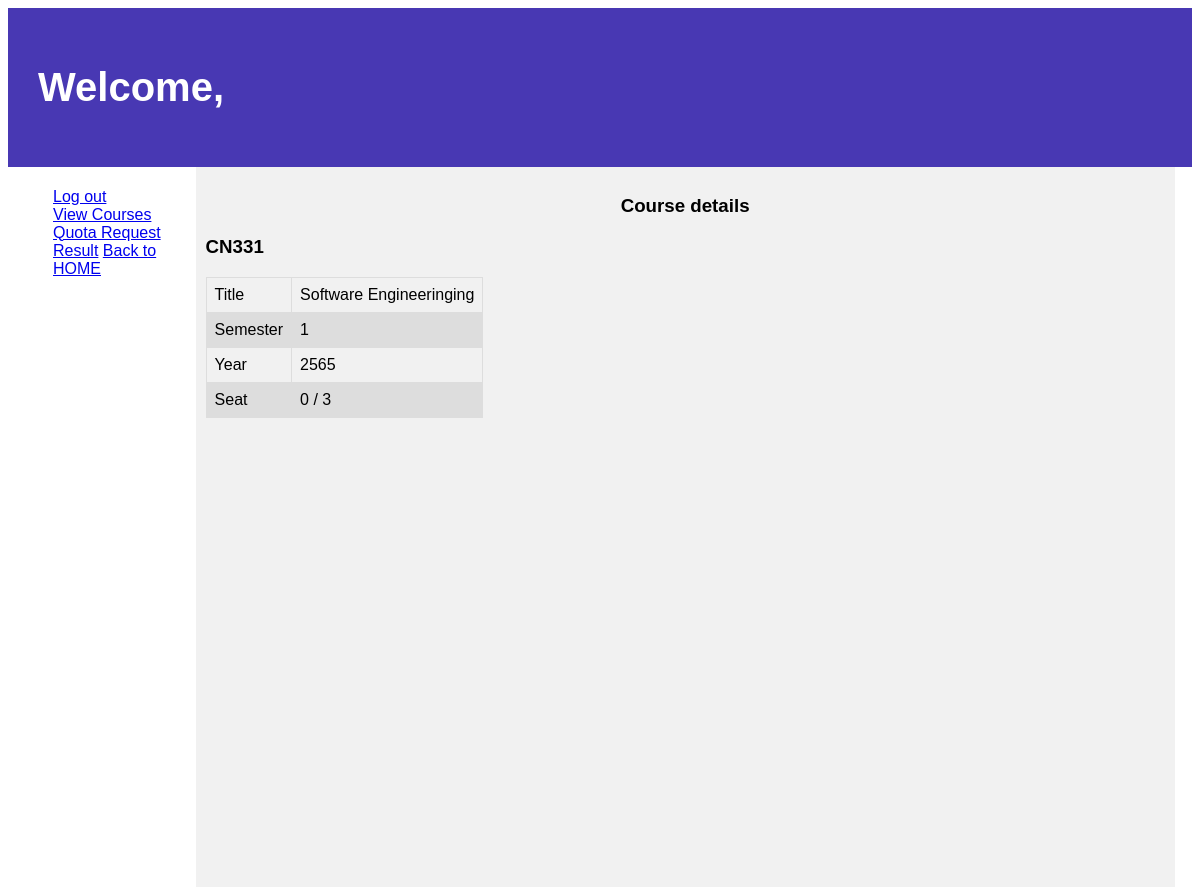
Before: /courses/1/ with the older database file.
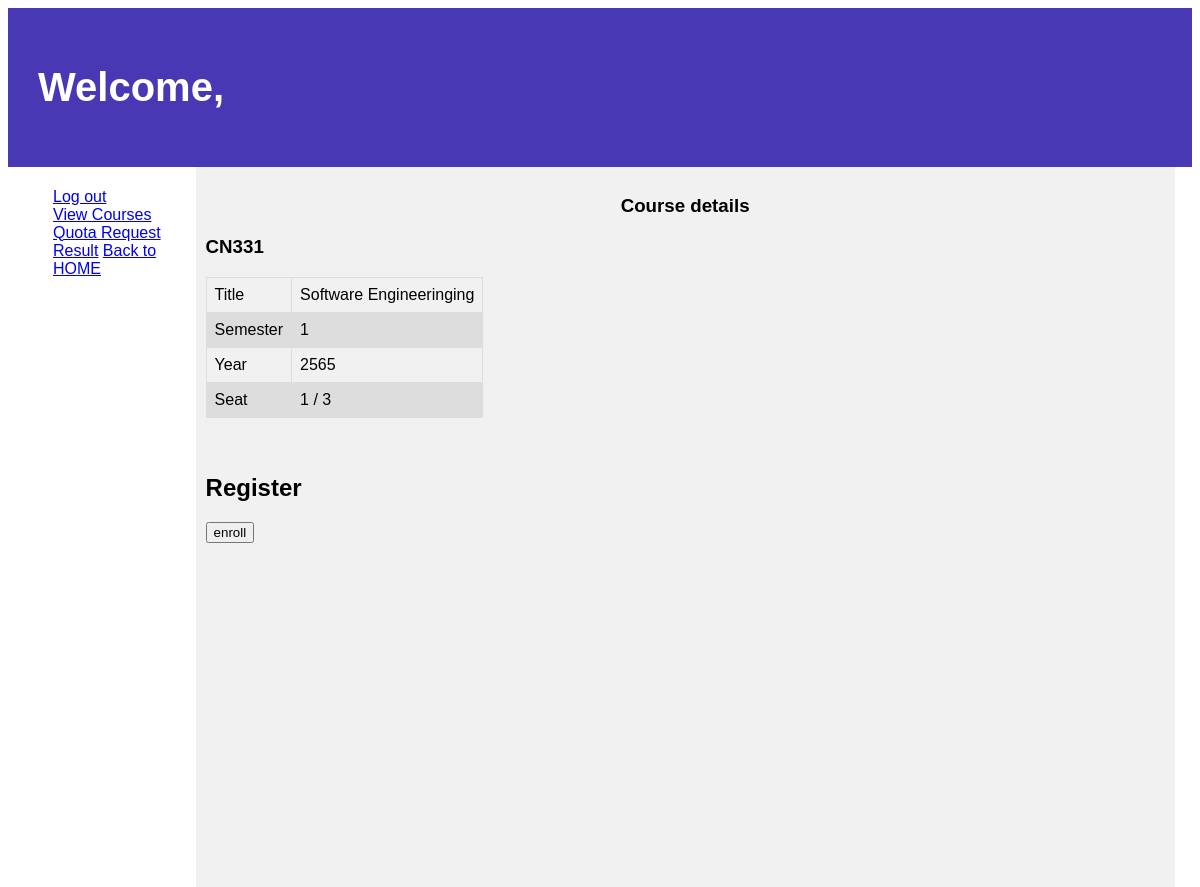
After: the same page with the newer database file.
### courses/models.py (models this page shows, shortened)
class Course(models.Model):
    c_id = models.CharField(max_length=5, unique=True)
    title = models.CharField(max_length=64, null=True, blank=True)
    semmester = models.IntegerField(null=True, blank=True)
    year = models.IntegerField(null=True, blank=True)
    seat_count = models.IntegerField(default=0, null=True, blank=True)
    max_seat = models.IntegerField(null=True, blank=True, default=5)
    quota = models.BooleanField(default=True)
    attend = models.ManyToManyField(User, blank=True)

### courses/views.py (the view)
# urls.py: path("<int:id>/",views.course, name="course"),
def course(request, id):
    course = Course.objects.get(pk=id)
    User = get_user_model()
    users = User.objects.all()
    course.seat_count = course.attend.count()
    course.save()
    return render(request, "courses/course.html", {
        "course": course,
        "User" : users
    })

### courses/templates/courses/course.html (shortened to what this page needs)
{% extends "courses/layout.html" %}
{% block body %}
<header>
    <h1> Welcome, {{ request.user.first_name }}</h1>
  </header>
  <section>
    <nav>
      <ul>
        <a href="{% url 'logout' %}">Log out</a>
        <br>
        <a href="{% url 'c_index' %}">View Courses</a>
        <br>
        <a href="{% url 'quota' %}">Quota Request Result</a>
        <a href="{% url 'index' %}">Back to HOME</a>
        <br>
      </ul>
    </nav>
    <article>
        <h1 align="center">Course details</h1>
        <h1>{{ course.c_id }}</h1>
<table>
      <tr>
        <td>Title </td>
        <td>{{ course.title }}</td>
      </tr>
      <tr>
        <td>Semester</td>
        <td>{{ course.semmester }}</td>
      </tr>
      <tr>
        <td>Year</td>
        <td>{{ course.year }}</td>
      </tr>
      <tr>
        <td>Seat</td>
        <td>{{ course.seat_count }} / {{ course.max_seat }}</td>
      </tr>
</table>
<br>
<br>
{% if course.quota  %}
<h2>Register</h2>
<form action="{% url 'book' course.id %}" method="POST">
    <input type="submit" value="enroll">
</form>
{% endif %}
    </article>
  </section>
{% endblock %}

Changed rows visible on the page:
changed Course "CN331": seat_count "0" → "1"; quota False → True (drawn)
Other visible differences:
form field value: (not shown) → "enroll"
text now shown: "Register"
